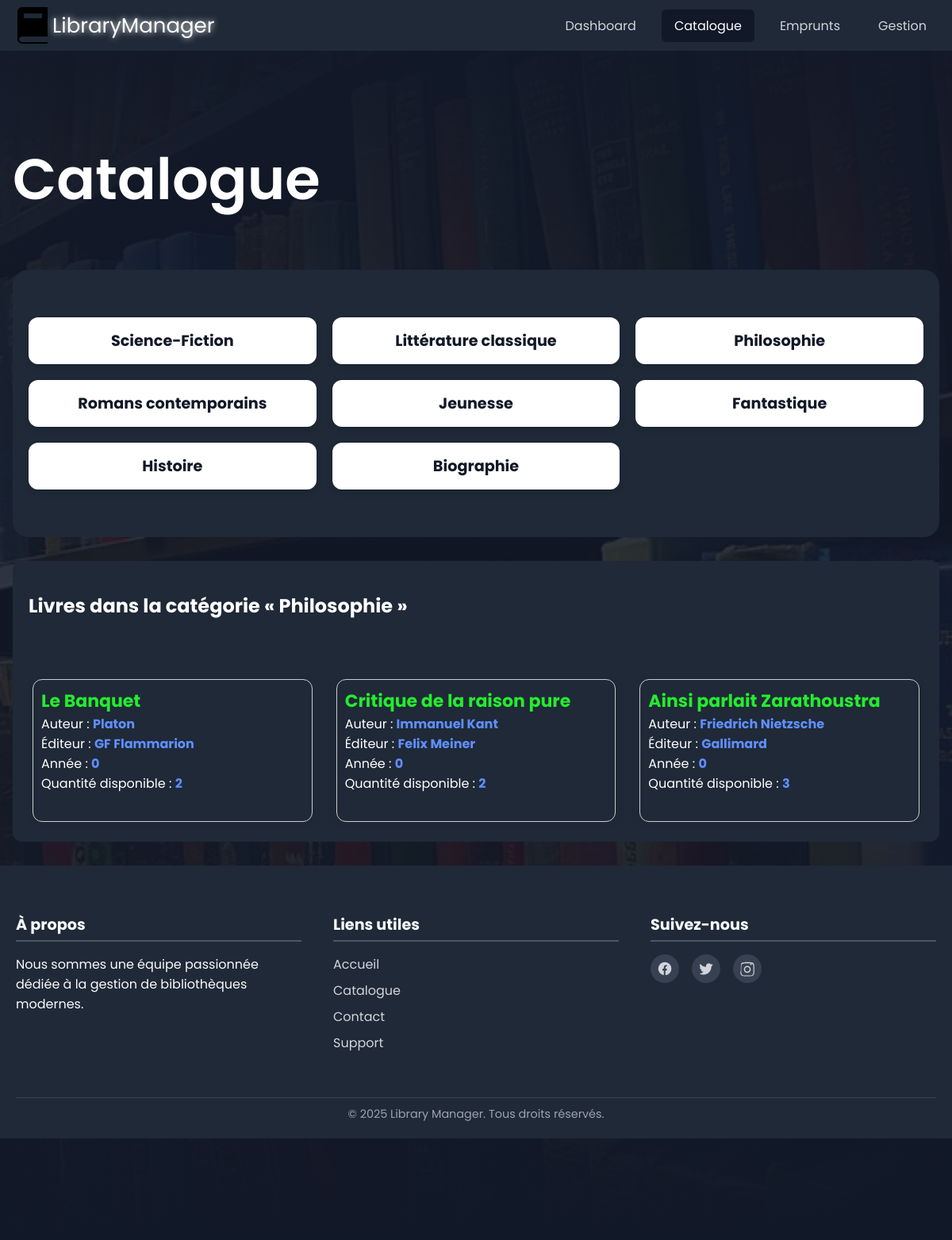
Screenshot of /views/catalogue.php?id_categorie=3 with the database file from the repository.
### tables this page shows
CREATE TABLE categories (
    id_categorie INT AUTO_INCREMENT PRIMARY KEY,
    nom_categorie VARCHAR(100) NOT NULL UNIQUE
);

CREATE TABLE livres (
    id_livre INT PRIMARY KEY AUTO_INCREMENT,
    titre VARCHAR(255) NOT NULL,
    auteur VARCHAR(255) NOT NULL,
    editeur VARCHAR(255),
    annee YEAR,
    isbn VARCHAR(20) UNIQUE,
    quantite_total INT NOT NULL
);

### views/catalogue.php (the view, shortened to what this page needs)
<?php
$pdo = new PDO('mysql:host=localhost;dbname=bib;charset=utf8', 'root', '');
$pdo->setAttribute(PDO::ATTR_ERRMODE, PDO::ERRMODE_EXCEPTION);
$query = $pdo->query("SELECT * FROM categories");
$categories = $query->fetchAll(PDO::FETCH_ASSOC);
$categories = $pdo->query("SELECT * FROM categories")->fetchAll(PDO::FETCH_ASSOC);
$livres = [];
if (isset($_GET['id_categorie'])) {
  $stmt = $pdo->prepare("SELECT * FROM livres WHERE id_categorie = :id");
  $stmt->execute([':id' => $_GET['id_categorie']]);
  $livres = $stmt->fetchAll(PDO::FETCH_ASSOC);
}
?>
<!DOCTYPE html>
<html lang="en">
<head>
  <link rel="stylesheet" href="../resources/css/style.css">
</head>
<body>
  <?php include "../includes/header.php"; ?>
  <div class="section">
    <div class="container">
      <div class="header">
        <h2 class="title">Catalogue</h2>
        <section class="catalogue">
          <div class="grid">
            <?php foreach ($categories as $cat): ?>
              <div class="card" onclick="window.location.href='?id_categorie=<?= $cat['id_categorie'] ?>#livres'">
                <h3><?= htmlspecialchars($cat['nom_categorie']) ?></h3>
              </div>
            <?php endforeach; ?>
          </div>
        </section>
        <div class="livre-grid" id="livres">
          <?php if (!empty($livres)): ?>
            <h2>Livres dans la catégorie «
              <?= htmlspecialchars($categories[array_search($_GET['id_categorie'], array_column($categories, 'id_categorie'))]['nom_categorie']) ?>
              »
            </h2>
            <div class="livre-card">
              <?php foreach ($livres as $livre): ?>
                <div class="livre-items">
                  <strong><?= htmlspecialchars($livre['titre']) ?></strong><br>
                  Auteur : <b><?= htmlspecialchars($livre['auteur']) ?></b><br>
                  Éditeur : <b><?= htmlspecialchars($livre['editeur']) ?></b><br>
                  Année : <b><?= htmlspecialchars($livre['annee']) ?></b><br>
                  Quantité disponible : <b><?= htmlspecialchars($livre['quantite_total']) ?></b><br><br>
                </div>
              <?php endforeach; ?>
            </div>
          <?php endif; ?>
        </div>
      </div>
    </div>
    <?php include '../includes/footer.php'; ?>
</body>
</html>

### resources/css/style.css (style rules this page uses)
body { margin: 0; font-family: poppins; background-color: #1f2937; color: white; }
.section { position: relative; overflow: hidden; padding-top: 3rem; padding-bottom: 8rem; background-image: linear-gradient(rgb(17, 24, 39), rgba(17, 24, 39, 0.85), rgb(17, 24, 39)), url('../images/background.jpg'); backdrop-filter: blur(15px); background-repeat: no-repeat; background-size: cover; background-position: center; background-attachment: fixed }
.title { font-size: 3rem; font-weight: 600; color: white; }
@media (min-width: 640px) { .title { font-size: 4.5rem; } }
.catalogue { padding: 60px 20px; background-color: #1f2937; border-radius: 20px; text-align: center; font-family: sans-serif; }
.grid { display: grid; grid-template-columns: repeat(auto-fit, minmax(250px, 1fr)); gap: 20px; max-width: 1200px; margin: 0 auto; }
.card { background-color: white; border-radius: 12px; overflow: hidden; box-shadow: 0 4px 8px rgba(0, 0, 0, 0.1); transition: transform 0.3s ease, box-shadow 0.3s ease; cursor: pointer; }
.card h3 { margin: 15px 0; font-size: 1.2rem; color: #111827; }

### views/catalogue.php (style rules this page uses)
.catalogue { padding: 60px 20px; background-color: #1f2937; border-radius: 20px; text-align: center; font-family: sans-serif; }
.grid { display: grid; grid-template-columns: repeat(auto-fit, minmax(300px, 1fr)); gap: 20px; max-width: 1200px; margin: 0 auto; }
.card { background-color: white; border-radius: 12px; overflow: hidden; display: flex; flex-direction: column; align-items: center; box-shadow: 0 4px 8px rgba(0, 0, 0, 0.1); transition: transform 0.3s ease, box-shadow 0.3s ease; cursor: pointer; }
.card h3 { margin: 15px 0; font-size: 1.2rem; color: #111827; }
.livre-grid { display: flex; flex-direction: column; background-color: #1f2937; gap: 50px; border-radius: 12px; padding: 20px; max-width: 1200px; margin: 30px auto; }
.livre-card { border-radius: 12px; overflow: hidden; display: grid; grid-template-columns: repeat(auto-fit, minmax(300px, 1fr)); gap: 20px; transition: transform 0.3s ease, box-shadow 0.3s ease; cursor: pointer; }
.livre-items { border: 1px solid #ccc; margin: 5px; border-radius: 12px; padding: 10px; box-shadow: 0 4px 8px #1f2937; text-align: left; }
.livre-items strong { margin: 0; width: 300px; font-size: 22px; color: rgb(37, 235, 47); }
.livre-items b { color: rgb(95, 143, 255); }

### includes/header.php (style rules this page uses)
* { font-family: poppins; }
.container { transition: 0.3s ease-in-out, color 0.3s; max-width: 1200px; margin: 0 auto; padding: 0 1rem; }

### rows the page displays
categories: nom_categorie "Science-Fiction"
categories: nom_categorie "Littérature classique"
categories: nom_categorie "Philosophie"
categories: nom_categorie "Romans contemporains"
categories: nom_categorie "Jeunesse"
categories: nom_categorie "Fantastique"
categories: nom_categorie "Histoire"
categories: nom_categorie "Biographie"
livres: titre "Le Banquet", auteur "Platon", editeur "GF Flammarion", annee "0", quantite_total "2"
livres: titre "Critique de la raison pure", auteur "Immanuel Kant", editeur "Felix Meiner", annee "0", quantite_total "2"
livres: titre "Ainsi parlait Zarathoustra", auteur "Friedrich Nietzsche", editeur "Gallimard", annee "0", quantite_total "3"
